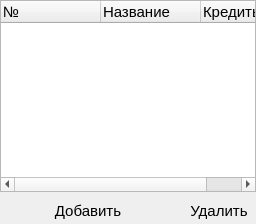
             <widget class="QWidget" name="page_Subjects2">
              <layout class="QGridLayout" name="gridLayout_31">
               <property name="leftMargin">
                <number>0</number>
               </property>
               <property name="topMargin">
                <number>0</number>
               </property>
               <property name="rightMargin">
                <number>0</number>
               </property>
               <property name="bottomMargin">
                <number>0</number>
               </property>
               <item row="1" column="0">
                <widget class="QPushButton" name="pushButton_AddSubject2">
                 <property name="font">
                  <font>
                   <pointsize>11</pointsize>
                  </font>
                 </property>
                 <property name="text">
                  <string>Добавить</string>
                 </property>
                 <property name="flat">
                  <bool>true</bool>
                 </property>
                </widget>
               </item>
               <item row="1" column="1">
                <widget class="QToolButton" name="toolButton_3">
                 <property name="font">
                  <font>
                   <pointsize>11</pointsize>
                  </font>
                 </property>
                 <property name="text">
                  <string>Удалить</string>
                 </property>
                 <property name="autoRaise">
                  <bool>true</bool>
                 </property>
                </widget>
               </item>
               <item row="0" column="0" colspan="2">
                <widget class="QTreeWidget" name="treeWidget_Subjects2">
                 <property name="font">
                  <font>
                   <pointsize>11</pointsize>
                  </font>
                 </property>
                 <column>
                  <property name="text">
                   <string>№</string>
                  </property>
                 </column>
                 <column>
                  <property name="text">
                   <string>Название</string>
                  </property>
                 </column>
                 <column>
                  <property name="text">
                   <string>Кредиты</string>
                  </property>
                 </column>
                </widget>
               </item>
              </layout>
             </widget>
